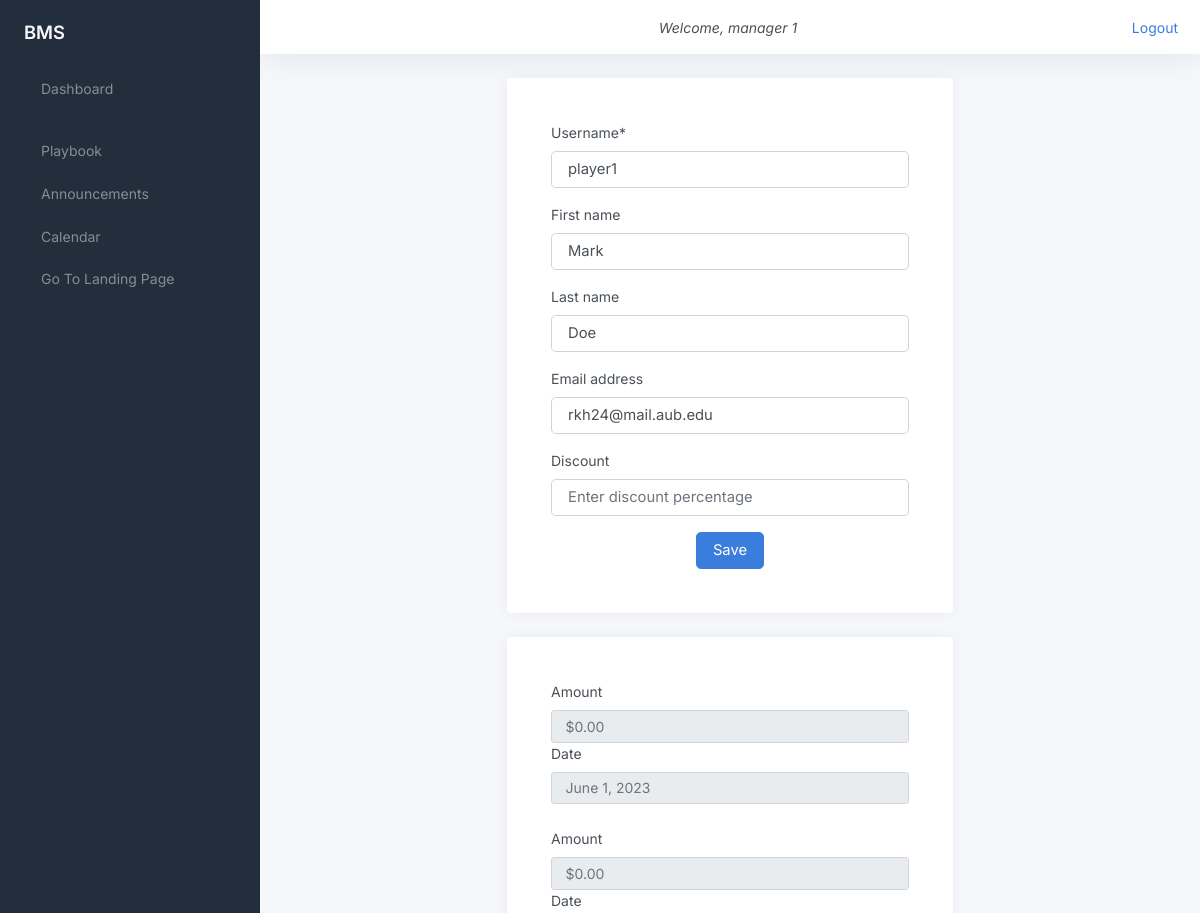
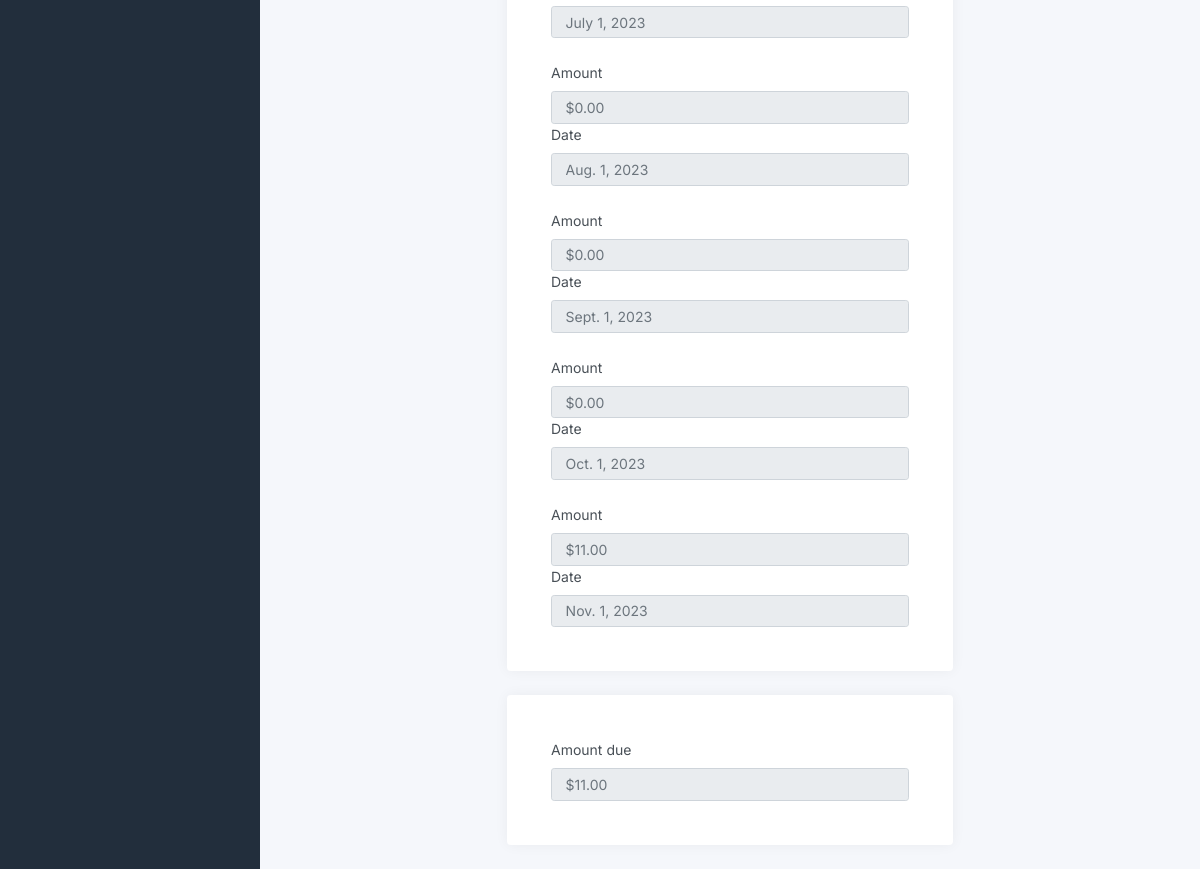
The page /edit_player_profile/player1/ (signed in) on the database its author committed (2 pictures, top to bottom).
### bMSapp/models.py (models this page shows, shortened)
class Payment(models.Model):
    player = models.ForeignKey(Player, on_delete=models.CASCADE)
    amount = models.DecimalField(max_digits=10, decimal_places=2)
    date = models.DateField()

class Player(models.Model):
    position_choices = [
        ('PG', 'Point Guard'),
        ('SG', 'Shooting Guard'),
        ('SF', 'Small Forward'),
        ('PF', 'Power Forward'),
        ('C', 'Center'),
    ]
    profile = models.OneToOneField(Profile, on_delete=models.CASCADE)
    position = models.CharField(max_length=50, choices=position_choices)
    pending_payment = models.DecimalField(
        max_digits=10, decimal_places=2, default=0.00)

### bMSapp/views.py (the view, shortened to what this page needs)
# urls.py: path('edit_player_profile/<str:username>/',
@ login_required
@ user_passes_test(not_player)
def edit_player_profile(request, username):
    discount = decimal.Decimal(request.POST.get('discount', 0))
    player = Player.objects.get(profile__user__username=username)
    payments = Payment.objects.filter(player=player)
    player.pending_payment -= discount
    player.save()
    player_form = PlayerEditForm(instance=player)
    user_form = UserEditForm(instance=player.profile.user)
    return render(request, 'edit_profile.html', {'player_form': player_form, 'form': user_form, 'player': player, 'payments': payments})

### bMSapp/forms.py
class PlayerEditForm(forms.ModelForm):
    class Meta:
        model = Player
        exclude = ["profile",'pending_payment']

class UserEditForm(forms.ModelForm):
    class Meta:
        model = User
        exclude = ["password", "last_login", "is_superuser", "is_staff",
                   "is_active", "date_joined", "groups", "user_permissions"]

### bMSapp/templatetags/auth_extras.py (called while the page is built)
@register.filter(name='has_group')
def has_group(user, group_name):
    group = Group.objects.get(name=group_name)
    return True if group in user.groups.all() else False

### bMSapp/utils.py (called while the page is built)
def is_player(user):
    return user.groups.filter(name='Players').exists()

def not_player(user):
    return not is_player(user)

### templates/edit_profile.html (shortened to what this page needs)
{% extends 'base.html' %} {% block content %}{%load auth_extras%}
<main class="d-flex w-100">
  <div class="container d-flex flex-column">
    <div class="row">
      <div class="col-sm-10 col-md-8 col-lg-6 mx-auto d-table h-100">
        <div class="d-table-cell align-middle">
          <div class="card">
            <div class="card-body">
              <div class="m-sm-4">
                <form method="post" action="{{ request.path }}">
                  <div class="mb-3">
                    <label
                      class="form-label"
                      for="{{ form.username.id_for_label }}"
                      >Username*</label
                    >
                    <input
                      class="form-control form-control-lg"
                      type="text"
                      name="{{ form.username.name }}"
                      placeholder="Enter your username"
                      value="{{ form.username.value|default:'' }}"
                      required
                    />
                  </div>
                  <div class="mb-3">
                    <label
                      class="form-label"
                      for="{{ form.first_name.id_for_label }}"
                      >First name</label
                    >
                    <input
                      class="form-control form-control-lg"
                      type="text"
                      name="{{ form.first_name.name }}"
                      placeholder="Enter your first name"
                      value="{{ form.first_name.value|default:'' }}"
                    />
                  </div>
                  <div class="mb-3">
                    <label
                      class="form-label"
                      for="{{ form.last_name.id_for_label }}"
                      >Last name</label
                    >
                    <input
                      class="form-control form-control-lg"
                      type="text"
                      name="{{ form.last_name.name }}"
                      placeholder="Enter your last name"
                      value="{{ form.last_name.value|default:'' }}"
                    />
                  </div>
                  <div class="mb-3">
                    <label
                      class="form-label"
                      for="{{ form.email.id_for_label }}"
                      >Email address</label
                    >
                    <input
                      class="form-control form-control-lg"
                      type="email"
                      name="{{ form.email.name }}"
                      placeholder="Enter your email address"
                      value="{{ form.email.value|default:'' }}"
                    />
                  </div>
                  {% if request.user|has_group:"Coaches" %}
                  <div class="mb-3">
                    <label class="form-label" for="{{ player_form.position.id_for_label }}">Position</label>
                    <select class="form-select mb-3" name="{{ player_form.position.name }}" id="{{ player_form.position.auto_id }}">
                        {% for position in player_form.position %}
                            <option value="{{ position.data.value }}" {% if position.data.selected %}selected{% endif %}>{{ position.choice_label }}</option>
                        {% endfor %}
                    </select>
                    {{ player_form.position.errors }}
                </div>
                <div class="text-center mt-3">
                  <button type="submit" class="btn btn-lg btn-primary">
                    Save
                  </button>
                </div>
              </form>
            </div>
          </div>
        </div>
                {%else%}
                <div class="mb-3">
                <label class="form-label">Discount</label>
                  <input
                    class="form-control form-control-lg"
                    type="number"
                    name="discount"
                    placeholder="Enter discount percentage"
                    min="0"
                    max="{{player.pending_payment}}"
                    step="0.1"
                    required
                  />
                </div>
                  <div class="text-center mt-3">
                    <button type="submit" class="btn btn-lg btn-primary">
                      Save
                    </button>
                  </div>
                </form>
              </div>
            </div>
          </div>
          <div>
            {%endif%}
            <div class="card">
              {% if request.user|has_group:"Managers" %}
              <div class="card-body">
                {%for payment in payments%}
                <div class="m-sm-4">
                  <label class="form-label">Amount</label>
                  <input
                    class="form-control"
                    type="text"
                    placeholder="${{payment.amount}}"
                    readonly
                  />
                  <label class="form-label">Date</label>
                  <input
                    class="form-control"
                    type="text"
                    placeholder="{{payment.date}}"
                    readonly
                  />
                </div>
                {%endfor%}
              </div>
            </div>
            <div class="card">
              <div class="card-body">
                <div class="m-sm-4">
                  {% if request.user|has_group:"Managers" %}
                  <label class="form-label">Amount due</label>
                  <input
                    class="form-control"
                    type="number"
                    placeholder="${{player.pending_payment}}"
                    readonly
                  />
                </div>
                {%endif%}
                {% endif %}
              </div>
            </div>
          </div>
        </div>
      </div>
    </div>
  </div>
</main>
{% endblock %}

### templates/base.html (shortened to what this page needs)
{% load static %}
{%load auth_extras%}
<!DOCTYPE html>
<html lang="en">
<head>
	<link href="{% static 'css/style.css' %}" rel="stylesheet">
	<link href="{% static 'css/app.css' %}" rel="stylesheet">
</head>
<body>
	<div class="wrapper">
		<nav id="sidebar" class="sidebar js-sidebar">
			<div class="sidebar-content js-simplebar">
				<a class="sidebar-brand" href="#">
          <span class="align-middle">BMS</span>
        </a>
				<ul class="sidebar-nav">
					<li class="sidebar-item ">
						{% if request.user|has_group:"Coaches" %}
						<a class="sidebar-link" href="{% url 'coach_after_login' %}">
{% else %}
<a class="sidebar-link" href="{% url 'manager_after_login' %}">
{% endif %}
    			 <span class="align-middle">Dashboard</span>
			</li>
			<li class="sidebar-item">
			<a class="sidebar-link" href="{% url 'view_images' %}">
				 <span class="align-middle">Playbook</span>
			  </a>
					</li>
					<li class="sidebar-item">
						<a class="sidebar-link" href="{% url 'announcements' %}">
							 <span class="align-middle">Announcements</span>
						  </a>
								</li>
					<li class="sidebar-item">
						<a class="sidebar-link" href="{% url 'calendar' %}">
							 <span class="align-middle">Calendar</span>
						  </a>
								</li>
								<li class="sidebar-item">
									<a class="sidebar-link" href="{% url 'landing_page' %}">
										 <span class="align-middle">Go To Landing Page</span>
									  </a>
											</li>
				</ul>
			</div>
		</nav>
		<div class="main">
			<nav class="navbar navbar-expand navbar-light navbar-bg">
				{% if user.is_authenticated %}
				<a class="sidebar-toggle js-sidebar-toggle"></a>
				<div class="d-flex justify-content-center flex-grow-1">
					<i class="navbar-item">Welcome, {{ user.get_full_name }}</i>
				</div>
				<div class="d-flex justify-content-end">
					<a href="{% url 'logout' %}">Logout</a>
				</div>
				{% endif %}
			</nav>
			{% block content %}
			{% endblock %}
		</div>
</body>
</html>

### rows shown on the page
Payment: amount "$0.00", date "June 1, 2023"
Payment: amount "$0.00", date "July 1, 2023"
Payment: amount "$0.00", date "Aug. 1, 2023"
Payment: amount "$0.00", date "Sept. 1, 2023"
Payment: amount "$0.00", date "Oct. 1, 2023"
Payment: amount "$11.00", date "Nov. 1, 2023"
Player: pending_payment "$11.00"

### other values the page prints
{{ user.get_full_name }} "manager 1"
